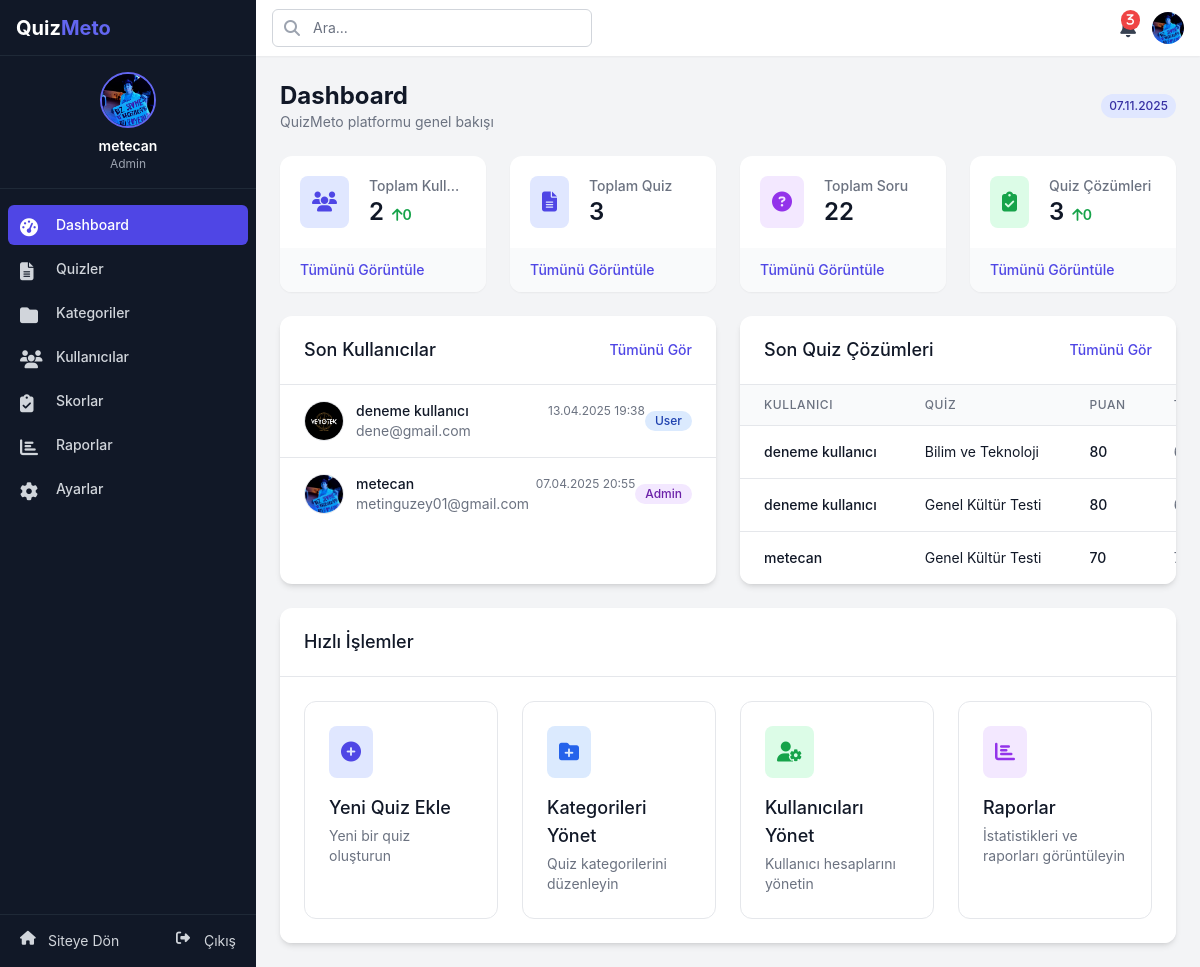
Screenshot of /admin/index.php (signed in) with the database file from the repository.
### tables this page shows
CREATE TABLE `users` (
  `id` int(11) NOT NULL,
  `username` varchar(50) NOT NULL,
  `email` varchar(100) NOT NULL,
  `password` varchar(255) NOT NULL,
  `profile_image` varchar(255) DEFAULT NULL,
  `role` enum('user','admin') DEFAULT 'user',
  `created_at` timestamp NOT NULL DEFAULT current_timestamp()
);

CREATE TABLE `user_scores` (
  `id` int(11) NOT NULL,
  `user_id` int(11) NOT NULL,
  `quiz_id` int(11) NOT NULL,
  `score` int(11) NOT NULL,
  `completion_time` int(11) DEFAULT 0,
  `completed_at` timestamp NOT NULL DEFAULT current_timestamp()
);

CREATE TABLE `quizzes` (
  `id` int(11) NOT NULL,
  `title` varchar(100) NOT NULL,
  `description` text DEFAULT NULL,
  `category_id` int(11) DEFAULT NULL,
  `difficulty` enum('kolay','orta','zor') DEFAULT 'orta',
  `time_limit` int(11) DEFAULT 0,
  `question_count` int(11) DEFAULT 0,
  `participants` int(11) DEFAULT 0,
  `created_by` int(11) DEFAULT NULL,
  `created_at` timestamp NOT NULL DEFAULT current_timestamp()
);

### admin/index.php (the view, shortened to what this page needs)
<?php
require_once '../config/db.php';
$stats = [
    'total_users' => $pdo->query("SELECT COUNT(*) FROM users")->fetchColumn(),
    'total_quizzes' => $pdo->query("SELECT COUNT(*) FROM quizzes")->fetchColumn(),
    'total_questions' => $pdo->query("SELECT COUNT(*) FROM questions")->fetchColumn(),
    'total_attempts' => $pdo->query("SELECT COUNT(*) FROM user_scores")->fetchColumn(),
    'recent_users' => $pdo->query("SELECT COUNT(*) FROM users WHERE created_at >= DATE_SUB(NOW(), INTERVAL 1 WEEK)")->fetchColumn(),
    'recent_attempts' => $pdo->query("SELECT COUNT(*) FROM user_scores WHERE completed_at >= DATE_SUB(NOW(), INTERVAL 1 WEEK)")->fetchColumn(),
];
$recent_users = $pdo->query("SELECT * FROM users ORDER BY created_at DESC LIMIT 5")->fetchAll();
$recent_scores = $pdo->query("SELECT us.*, u.username, q.title as quiz_title
                             FROM user_scores us
                             JOIN users u ON us.user_id = u.id
                             JOIN quizzes q ON us.quiz_id = q.id
                             ORDER BY us.completed_at DESC LIMIT 10")->fetchAll();
include 'includes/header.php';
?>
<div class="space-y-6">
    <div class="flex justify-between items-center">
        <div>
            <h1 class="text-2xl font-bold text-gray-900">Dashboard</h1>
            <p class="text-sm text-gray-500">QuizMeto platformu genel bakışı</p>
        </div>
        <div class="flex space-x-2">
            <span class="text-xs font-medium px-2 py-1 rounded-full bg-primary-100 text-primary-800"><?php echo date('d.m.Y'); ?></span>
        </div>
    </div>
    <div class="grid grid-cols-1 md:grid-cols-2 lg:grid-cols-4 gap-6">
        <div class="bg-white overflow-hidden shadow-sm rounded-xl neo-brutalism">
            <div class="p-5">
                <div class="flex items-center">
                    <div class="flex-shrink-0 p-3 rounded-lg bg-primary-100 text-primary-600">
                        <i class="fas fa-users text-xl"></i>
                    </div>
                    <div class="ml-5 w-0 flex-1">
                        <dl>
                            <dt class="text-sm font-medium text-gray-500 truncate">Toplam Kullanıcı</dt>
                            <dd class="flex items-baseline">
                                <div class="text-2xl font-semibold text-gray-900"><?php echo $stats['total_users']; ?></div>
                                <div class="ml-2 flex items-baseline text-sm font-semibold text-green-600">
                                    <i class="fas fa-arrow-up"></i>
                                    <?php echo $stats['recent_users']; ?>
                                </div>
                            </dd>
                        </dl>
                    </div>
                </div>
            </div>
            <div class="bg-gray-50 px-5 py-3">
                <div class="text-sm">
                    <a href="users.php" class="font-medium text-primary-600 hover:text-primary-800">Tümünü Görüntüle</a>
                </div>
            </div>
        </div>
        <div class="bg-white overflow-hidden shadow-sm rounded-xl neo-brutalism">
            <div class="p-5">
                <div class="flex items-center">
                    <div class="flex-shrink-0 p-3 rounded-lg bg-indigo-100 text-indigo-600">
                        <i class="fas fa-file-alt text-xl"></i>
                    </div>
                    <div class="ml-5 w-0 flex-1">
                        <dl>
                            <dt class="text-sm font-medium text-gray-500 truncate">Toplam Quiz</dt>
                            <dd class="flex items-baseline">
                                <div class="text-2xl font-semibold text-gray-900"><?php echo $stats['total_quizzes']; ?></div>
                            </dd>
                        </dl>
                    </div>
                </div>
            </div>
            <div class="bg-gray-50 px-5 py-3">
                <div class="text-sm">
                    <a href="quizzes.php" class="font-medium text-primary-600 hover:text-primary-800">Tümünü Görüntüle</a>
                </div>
            </div>
        </div>
        <div class="bg-white overflow-hidden shadow-sm rounded-xl neo-brutalism">
            <div class="p-5">
                <div class="flex items-center">
                    <div class="flex-shrink-0 p-3 rounded-lg bg-purple-100 text-purple-600">
                        <i class="fas fa-question-circle text-xl"></i>
                    </div>
                    <div class="ml-5 w-0 flex-1">
                        <dl>
                            <dt class="text-sm font-medium text-gray-500 truncate">Toplam Soru</dt>
                            <dd class="flex items-baseline">
                                <div class="text-2xl font-semibold text-gray-900"><?php echo $stats['total_questions']; ?></div>
                            </dd>
                        </dl>
                    </div>
                </div>
            </div>
            <div class="bg-gray-50 px-5 py-3">
                <div class="text-sm">
                    <a href="questions-all.php" class="font-medium text-primary-600 hover:text-primary-800">Tümünü Görüntüle</a>
                </div>
            </div>
        </div>
        <div class="bg-white overflow-hidden shadow-sm rounded-xl neo-brutalism">
            <div class="p-5">
                <div class="flex items-center">
                    <div class="flex-shrink-0 p-3 rounded-lg bg-green-100 text-green-600">
                        <i class="fas fa-clipboard-check text-xl"></i>
                    </div>
                    <div class="ml-5 w-0 flex-1">
                        <dl>
                            <dt class="text-sm font-medium text-gray-500 truncate">Quiz Çözümleri</dt>
                            <dd class="flex items-baseline">
                                <div class="text-2xl font-semibold text-gray-900"><?php echo $stats['total_attempts']; ?></div>
                                <div class="ml-2 flex items-baseline text-sm font-semibold text-green-600">
                                    <i class="fas fa-arrow-up"></i>
                                    <?php echo $stats['recent_attempts']; ?>
                                </div>
                            </dd>
                        </dl>
                    </div>
                </div>
            </div>
            <div class="bg-gray-50 px-5 py-3">
                <div class="text-sm">
                    <a href="scores.php" class="font-medium text-primary-600 hover:text-primary-800">Tümünü Görüntüle</a>
                </div>
            </div>
        </div>
    </div>
    <div class="grid grid-cols-1 lg:grid-cols-2 gap-6">
        <div class="bg-white shadow-md rounded-xl overflow-hidden">
            <div class="px-6 py-5 border-b border-gray-200 flex justify-between items-center">
                <h2 class="text-lg font-medium text-gray-900">Son Kullanıcılar</h2>
                <a href="users.php" class="text-sm font-medium text-primary-600 hover:text-primary-800">Tümünü Gör</a>
            </div>
            <div class="bg-white overflow-hidden">
                <ul class="divide-y divide-gray-200">
                    <?php foreach ($recent_users as $user): ?>
                        <li>
                            <div class="px-6 py-4 flex items-center">
                                <img src="<?php echo !empty($user['profile_image']) ? '../' . $user['profile_image'] : '../assets/images/default-avatar.png'; ?>" alt="Avatar" class="h-10 w-10 rounded-full object-cover border border-gray-200">
                                <div class="ml-3 flex-1">
                                    <div class="flex items-center justify-between">
                                        <p class="text-sm font-medium text-gray-900"><?php echo htmlspecialchars($user['username']); ?></p>
                                        <p class="text-xs text-gray-500"><?php echo date('d.m.Y H:i', strtotime($user['created_at'])); ?></p>
                                    </div>
                                    <p class="text-sm text-gray-500"><?php echo htmlspecialchars($user['email']); ?></p>
                                </div>
                                <span class="inline-flex items-center px-2.5 py-0.5 rounded-full text-xs font-medium <?php echo $user['role'] === 'admin' ? 'bg-purple-100 text-purple-800' : 'bg-blue-100 text-blue-800'; ?>">
                                    <?php echo ucfirst($user['role']); ?>
                                </span>
                            </div>
                        </li>
                    <?php endforeach; ?>
                </ul>
            </div>
        </div>
        <div class="bg-white shadow-md rounded-xl overflow-hidden">
            <div class="px-6 py-5 border-b border-gray-200 flex justify-between items-center">
                <h2 class="text-lg font-medium text-gray-900">Son Quiz Çözümleri</h2>
                <a href="scores.php" class="text-sm font-medium text-primary-600 hover:text-primary-800">Tümünü Gör</a>
            </div>
            <div class="overflow-hidden">
                <table class="min-w-full divide-y divide-gray-200">
                    <thead class="bg-gray-50">
                        <tr>
                            <th scope="col" class="px-6 py-3 text-left text-xs font-medium text-gray-500 uppercase tracking-wider">Kullanıcı</th>
                            <th scope="col" class="px-6 py-3 text-left text-xs font-medium text-gray-500 uppercase tracking-wider">Quiz</th>
                            <th scope="col" class="px-6 py-3 text-left text-xs font-medium text-gray-500 uppercase tracking-wider">Puan</th>
                            <th scope="col" class="px-6 py-3 text-left text-xs font-medium text-gray-500 uppercase tracking-wider">Tarih</th>
                        </tr>
                    </thead>
                    <tbody class="bg-white divide-y divide-gray-200">
                        <?php foreach ($recent_scores as $score): ?>
                            <tr>
                                <td class="px-6 py-4 whitespace-nowrap">
                                    <div class="text-sm font-medium text-gray-900"><?php echo htmlspecialchars($score['username']); ?></div>
                                </td>
                                <td class="px-6 py-4 whitespace-nowrap">
                                    <div class="text-sm text-gray-900 truncate max-w-[200px]"><?php echo htmlspecialchars($score['quiz_title']); ?></div>
                                </td>
                                <td class="px-6 py-4 whitespace-nowrap">
                                    <div class="text-sm text-gray-900 font-medium"><?php echo $score['score']; ?></div>
                                </td>
                                <td class="px-6 py-4 whitespace-nowrap text-sm text-gray-500">
                                </td>
                            </tr>
                        <?php endforeach; ?>
                    </tbody>
                </table>
            </div>
        </div>
    </div>
    <div class="bg-white shadow-md rounded-xl overflow-hidden">
        <div class="px-6 py-5 border-b border-gray-200">
            <h2 class="text-lg font-medium text-gray-900">Hızlı İşlemler</h2>
        </div>
        <div class="p-6 bg-white">
            <div class="grid grid-cols-1 md:grid-cols-2 lg:grid-cols-4 gap-6">
                <a href="quizzes-add.php" class="group relative bg-white p-6 focus:outline-none rounded-xl border border-gray-200 hover:border-primary-300 hover:shadow-md transition-all duration-300">
                    <div>
                        <span class="inline-flex items-center justify-center p-3 bg-primary-100 text-primary-600 rounded-lg">
                            <i class="fas fa-plus-circle text-xl"></i>
                        </span>
                    </div>
                    <div class="mt-4">
                        <h3 class="text-lg font-medium text-gray-900">
                            Yeni Quiz Ekle
                        </h3>
                        <p class="mt-1 text-sm text-gray-500">
                            Yeni bir quiz oluşturun
                        </p>
                    </div>
                    <span class="absolute inset-0 pointer-events-none" aria-hidden="true"></span>
                </a>
                <a href="categories.php" class="group relative bg-white p-6 focus:outline-none rounded-xl border border-gray-200 hover:border-primary-300 hover:shadow-md transition-all duration-300">
                    <div>
                        <span class="inline-flex items-center justify-center p-3 bg-blue-100 text-blue-600 rounded-lg">
                            <i class="fas fa-folder-plus text-xl"></i>
                        </span>
                    </div>
                    <div class="mt-4">
                        <h3 class="text-lg font-medium text-gray-900">
                            Kategorileri Yönet
                        </h3>
                        <p class="mt-1 text-sm text-gray-500">
                            Quiz kategorilerini düzenleyin
                        </p>
                    </div>
                    <span class="absolute inset-0 pointer-events-none" aria-hidden="true"></span>
                </a>
                <a href="users.php" class="group relative bg-white p-6 focus:outline-none rounded-xl border border-gray-200 hover:border-primary-300 hover:shadow-md transition-all duration-300">
                    <div>
                        <span class="inline-flex items-center justify-center p-3 bg-green-100 text-green-600 rounded-lg">
                            <i class="fas fa-user-cog text-xl"></i>
                        </span>
                    </div>
                    <div class="mt-4">
                        <h3 class="text-lg font-medium text-gray-900">
                            Kullanıcıları Yönet
                        </h3>
                        <p class="mt-1 text-sm text-gray-500">
                            Kullanıcı hesaplarını yönetin
                        </p>
                    </div>
                    <span class="absolute inset-0 pointer-events-none" aria-hidden="true"></span>
                </a>
                <a href="reports.php" class="group relative bg-white p-6 focus:outline-none rounded-xl border border-gray-200 hover:border-primary-300 hover:shadow-md transition-all duration-300">
                    <div>
                        <span class="inline-flex items-center justify-center p-3 bg-purple-100 text-purple-600 rounded-lg">
                            <i class="fas fa-chart-bar text-xl"></i>
                        </span>
                    </div>
                    <div class="mt-4">
                        <h3 class="text-lg font-medium text-gray-900">
                            Raporlar
                        </h3>
                        <p class="mt-1 text-sm text-gray-500">
                            İstatistikleri ve raporları görüntüleyin
                        </p>
                    </div>
                    <span class="absolute inset-0 pointer-events-none" aria-hidden="true"></span>
                </a>
            </div>
        </div>
    </div>
</div>
<?php include 'includes/footer.php'; ?>

### rows the page displays
users: profile_image (picture), username "deneme kullanıcı", created_at "13.04.2025 19:38", email "dene@gmail.com", role "User"
users: profile_image (picture), username "metecan", created_at "07.04.2025 20:55", email "metinguzey01@gmail.com", role "Admin"
user_scores: user.username "deneme kullanıcı", quiz.title "Bilim ve Teknoloji", score "80"
user_scores: user.username "deneme kullanıcı", quiz.title "Genel Kültür Testi", score "80"
user_scores: user.username "metecan", quiz.title "Genel Kültür Testi", score "70"

### other values shown
$_SESSION['username'] "metecan"
$stats['total_users'] "2"
$stats['recent_users'] "0"
$stats['total_quizzes'] "3"
$stats['total_questions'] "22"
$stats['total_attempts'] "3"
$stats['recent_attempts'] "0"
